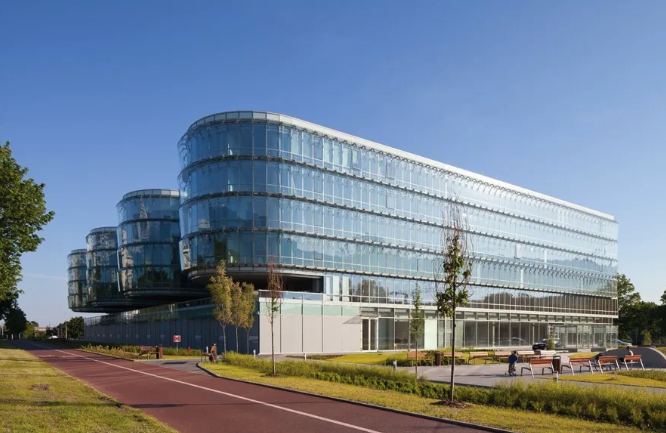
#> input picture topics/edge_detection/Hough & Control Net/test_image.png, 666 x 433 px
$ jupyter execute Topic_presentation.ipynb
#> lines starting #> are read from the running program, lines starting #| are printed output that depends on the picture; after the words box and inside, x2 and y2 are one past the last pixel; in counts of white or black regions, pixels touching at a corner belong together
# Hough Transform

## What is Hough transform?

- How to find lines given a set of points (edges) detected.
- Given a set of points, search for lines that enough (more than a threshold) points lie on.


## Line to Hough space

## Line to Hough space

## Point to Hough space

## Point to Hough space

## Points (line) to Hough space

## Points (line) to Hough space

[cell 1]
import matplotlib.pyplot as plt
import matplotlib.image as mpimg
import numpy as np
import cv2


def draw_lines(img, houghLines, color=[0, 255, 0], thickness=1):
    for line in houghLines:
        for rho,theta in line:
            a = np.cos(theta)
            b = np.sin(theta)
            x0 = a*rho
            y0 = b*rho
            x1 = int(x0 + 1000*(-b))
            y1 = int(y0 + 1000*(a))
            x2 = int(x0 - 1000*(-b))
            y2 = int(y0 - 1000*(a))

            cv2.line(img,(x1,y1),(x2,y2),color,thickness)

def weighted_img(img, initial_img, α=0.8, β=1., λ=0.):
    return cv2.addWeighted(initial_img, α, img, β, λ)

[cell 2]
image = mpimg.imread("test_image.png")
#> image is the input picture: shape (433, 666, 4) float32; mean R, G, B, A 0.452, 0.509, 0.575, 1
image_gray = cv2.cvtColor(image, cv2.COLOR_RGB2GRAY)
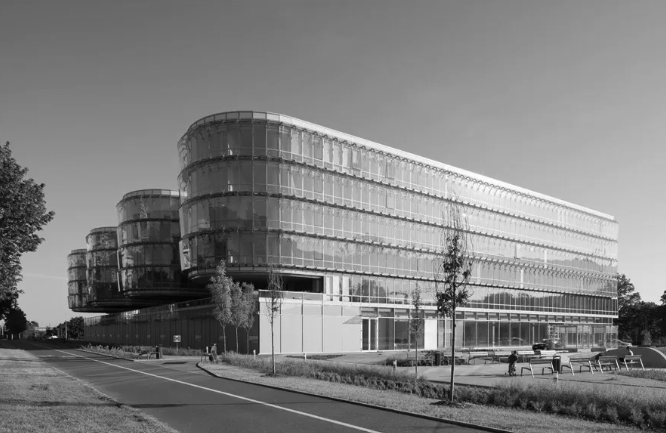
#> image_gray: shape (433, 666) float32; min 0.000447, max 1, mean 0.5
# image = cv2.GaussianBlur(image, (9, 9), 0)

edges = cv2.Canny((image_gray*255).astype(np.uint8), 50, 120)
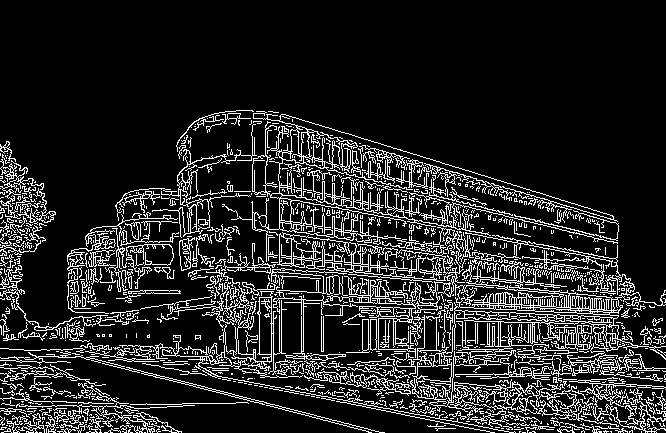
#> edges: shape (433, 666); 14.7% white in thin lines or dots, all inside (x1, y1, x2, y2) = (0, 110, 666, 433)
hough_lines = cv2.HoughLines(edges, rho=1, theta=np.pi/180, threshold=220)
#> hough_lines = 76 rows, first 8: [282, 1.62], [358, 1.55], [327, 1.76], [243, 1.66], [332, 1.69], [345, 1.61], [323, 1.73], [269, 1.64]

image_draw = np.zeros_like(image)
draw_lines(image_draw, hough_lines)
#> the loop in draw_lines, `for line in houghLines:` made 76 passes
#> line on passes 1 to 12: [[282, 1.62]], [[358, 1.55]], [[327, 1.76]], [[243, 1.66]], [[332, 1.69]], [[345, 1.61]], [[323, 1.73]], [[269, 1.64]], [[192, 1.71]], [[351, 1.62]], [[361, 1.57]], [[356, 1.59]]
image_draw = weighted_img(image_draw, image)

plt.figure(figsize=(5, 3))
plt.imshow(image_draw)
plt.show()
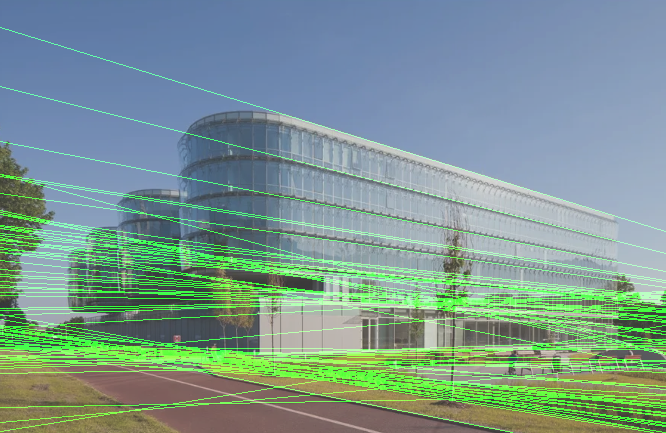
#> shown: shape (433, 666, 4) float32; mean R, G, B, A 0.362, 0.498, 0.46, 0.798; transparent parts drawn white

$ run again, with topics/edge_detection/Hough & Control Net/controlnet_2.png copied over topics/edge_detection/Hough & Control Net/test_image.png
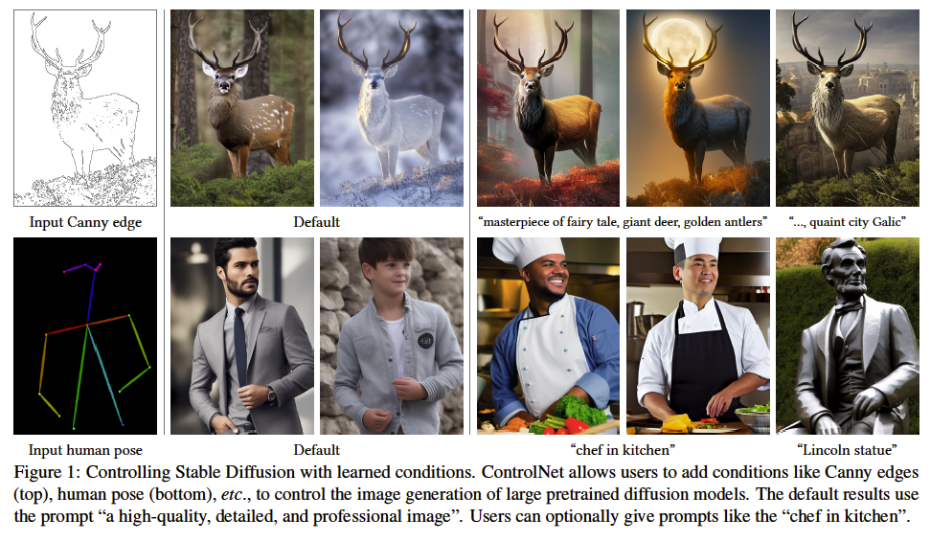
#> input picture topics/edge_detection/Hough & Control Net/controlnet_2.png, 932 x 540 px
#> image is the input picture: shape (540, 932, 4) float32; mean R, G, B, A 0.598, 0.577, 0.558, 1
#> `edges = cv2.Canny((image_gray*255).astype(np.uint8), 50, 120)`:
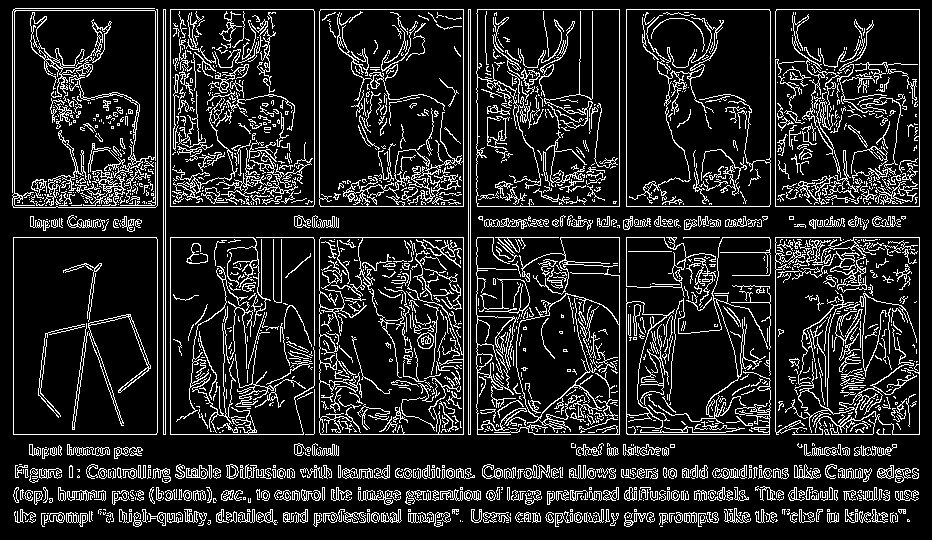
#> edges: shape (540, 932); 14.6% white in thin lines or dots
#> hough_lines = 84 rows, first 8: [237, 1.57], [434, 1.57], [9, 1.57], [206, 1.57], [165, 0], [163, 0], [470, 0], [468, 0]
#> the loop in draw_lines, `for line in houghLines:` made 84 passes
#> `plt.show()`:
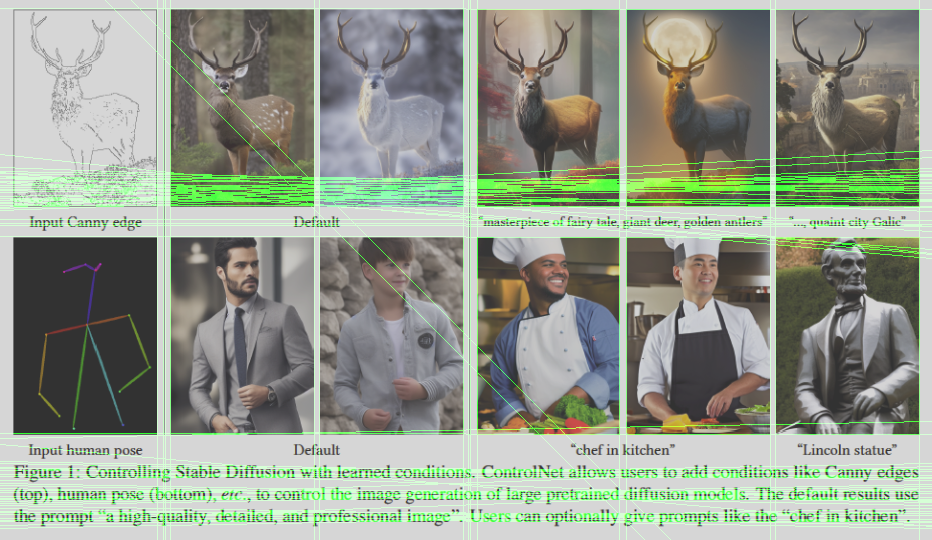
#> shown: shape (540, 932, 4) float32; mean R, G, B, A 0.477, 0.515, 0.445, 0.803; transparent parts drawn white
